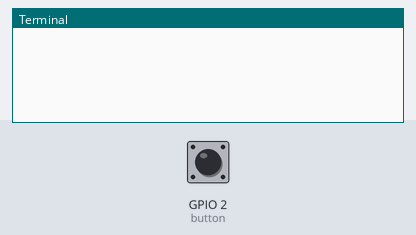
This program was run on a simulated Raspberry Pi (BCM pin numbers). On the bench: the last lines printed to the terminal. The test bench sets the inputs (shaded band); at power-on: GPIO 2 (button) HIGH.

Above: at 1.2 s.
1.3 s: GPIO 2 (button) pulled LOW for 0.15 s
At 1.43 s:
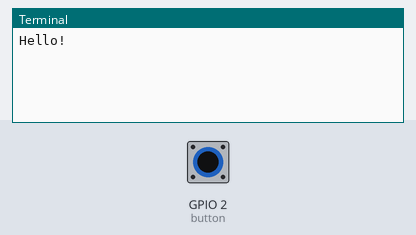
At 1.8 s:
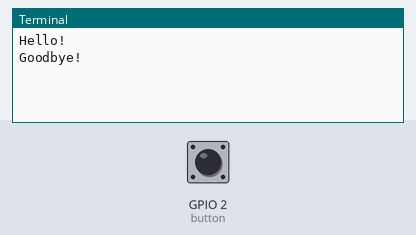

Measured:
- after the input at 1.3 s, the terminal: prints a new line at once (image 1)

The program:

buttonFunctionPressed.py
```python
from gpiozero import Button
from signal import pause

button = Button(2)

def say_hello():
    print("Hello!")

def say_goodbye():
    print("Goodbye!")

button.when_pressed = say_hello
button.when_released = say_goodbye

pause()
```
